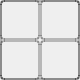
<?xml version="1.0" encoding="UTF-8"?>
<ui version="4.0">
 <class>CustomPlotPositionButton</class>
 <widget class="QWidget" name="CustomPlotPositionButton">
  <property name="geometry">
   <rect>
    <x>0</x>
    <y>0</y>
    <width>80</width>
    <height>80</height>
   </rect>
  </property>
  <property name="sizePolicy">
   <sizepolicy hsizetype="Fixed" vsizetype="Fixed">
    <horstretch>0</horstretch>
    <verstretch>0</verstretch>
   </sizepolicy>
  </property>
  <property name="windowTitle">
   <string>Form</string>
  </property>
  <property name="styleSheet">
   <string notr="true">QWidget {
  border-radius: 4px;
  border: 2px solid rgba(0, 0, 0, 60);
  background-color: none;
}</string>
  </property>
  <layout class="QGridLayout" name="gridLayout">
   <property name="leftMargin">
    <number>0</number>
   </property>
   <property name="topMargin">
    <number>0</number>
   </property>
   <property name="rightMargin">
    <number>0</number>
   </property>
   <property name="bottomMargin">
    <number>0</number>
   </property>
   <property name="spacing">
    <number>0</number>
   </property>
   <item row="1" column="1">
    <widget class="QPushButton" name="rightBot">
     <property name="sizePolicy">
      <sizepolicy hsizetype="MinimumExpanding" vsizetype="MinimumExpanding">
       <horstretch>0</horstretch>
       <verstretch>0</verstretch>
      </sizepolicy>
     </property>
     <property name="minimumSize">
      <size>
       <width>20</width>
       <height>20</height>
      </size>
     </property>
     <property name="styleSheet">
      <string notr="true">QPushButton[selected=true] { background-color: #4A64FF;}
QPushButton[selected=false] { background-color: rgba(0, 0, 0, 60); }</string>
     </property>
     <property name="text">
      <string/>
     </property>
     <property name="checkable">
      <bool>true</bool>
     </property>
     <property name="flat">
      <bool>false</bool>
     </property>
    </widget>
   </item>
   <item row="0" column="1">
    <widget class="QPushButton" name="rightTop">
     <property name="sizePolicy">
      <sizepolicy hsizetype="MinimumExpanding" vsizetype="MinimumExpanding">
       <horstretch>0</horstretch>
       <verstretch>0</verstretch>
      </sizepolicy>
     </property>
     <property name="minimumSize">
      <size>
       <width>20</width>
       <height>20</height>
      </size>
     </property>
     <property name="styleSheet">
      <string notr="true">QPushButton[selected=true] { background-color: #4A64FF;}
QPushButton[selected=false] { background-color: rgba(0, 0, 0, 60); }</string>
     </property>
     <property name="text">
      <string/>
     </property>
     <property name="checkable">
      <bool>true</bool>
     </property>
     <property name="flat">
      <bool>false</bool>
     </property>
    </widget>
   </item>
   <item row="1" column="0">
    <widget class="QPushButton" name="leftBot">
     <property name="sizePolicy">
      <sizepolicy hsizetype="MinimumExpanding" vsizetype="MinimumExpanding">
       <horstretch>0</horstretch>
       <verstretch>0</verstretch>
      </sizepolicy>
     </property>
     <property name="minimumSize">
      <size>
       <width>20</width>
       <height>20</height>
      </size>
     </property>
     <property name="styleSheet">
      <string notr="true">QPushButton[selected=true] { background-color: #4A64FF;}
QPushButton[selected=false] { background-color: rgba(0, 0, 0, 60); }</string>
     </property>
     <property name="text">
      <string/>
     </property>
     <property name="checkable">
      <bool>true</bool>
     </property>
     <property name="flat">
      <bool>false</bool>
     </property>
    </widget>
   </item>
   <item row="0" column="0">
    <widget class="QPushButton" name="leftTop">
     <property name="sizePolicy">
      <sizepolicy hsizetype="MinimumExpanding" vsizetype="MinimumExpanding">
       <horstretch>0</horstretch>
       <verstretch>0</verstretch>
      </sizepolicy>
     </property>
     <property name="minimumSize">
      <size>
       <width>20</width>
       <height>20</height>
      </size>
     </property>
     <property name="styleSheet">
      <string notr="true">QPushButton[selected=true] { background-color: #4A64FF;}
QPushButton[selected=false] { background-color: rgba(0, 0, 0, 60); }
</string>
     </property>
     <property name="text">
      <string/>
     </property>
     <property name="checkable">
      <bool>true</bool>
     </property>
     <property name="flat">
      <bool>false</bool>
     </property>
    </widget>
   </item>
  </layout>
 </widget>
 <resources/>
 <connections/>
</ui>
